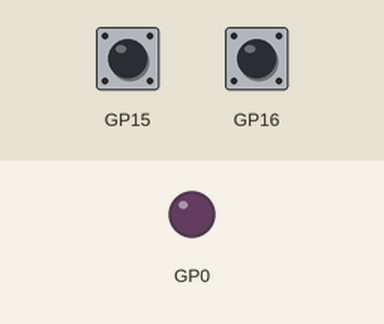
The program below on a simulated Raspberry Pi Pico running MicroPython. Shown: output pins drawn as LEDs (lit = HIGH). Wiring (from the project's diagram.json): magenta LED on GP0, green button on GP15, green button on GP16. Inputs (shaded band) come from the test bench; at power-on: GP15 HIGH, GP16 HIGH. What the program prints to the serial console is not drawn.

Above: at 1.3 s.
1.4 s: GP15 pulled LOW for 0.15 s
At 2.1 s:
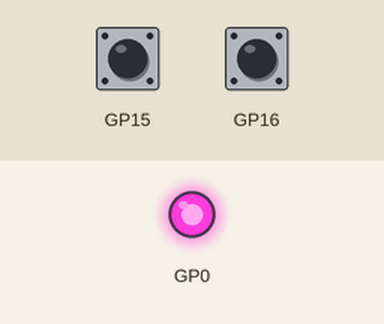
3.0 s: GP15 pulled LOW for 1 s
At 3.5 s:
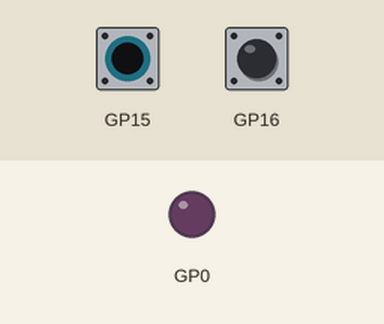
5.5 s: GP15 pulled LOW for 3.2 s
At 6.6 s:
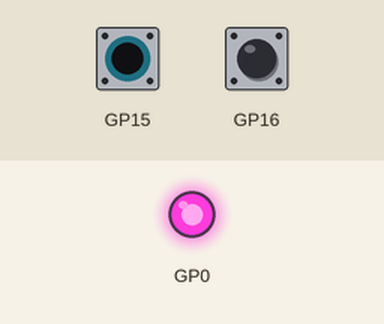
Timing chart, 0 to 8.5 s (numbered marks = the images above; inputs shaded):
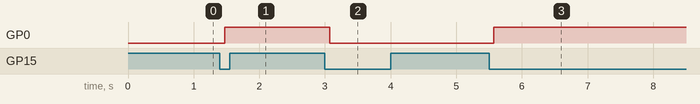

Measured:
- after the input at 1.4 s, GP0: LOW → HIGH after 0.07 s
- after the input at 3.0 s, GP0: HIGH → LOW after 0.08 s
- after the input at 5.5 s, GP0: LOW → HIGH after 0.07 s

The program:

simple_class.py
```python
import time
time.sleep(0.1) # Wait for USB to become ready

from machine import Pin


class Bouton:

    def __init__(self, io):
        self.__bp = Pin(io, Pin.IN, Pin.PULL_UP)
        self.__bp_previous_value = self.__bp.value()
        self.__bp_previous_time = time.ticks_ms()
        self.__bp_debounce_counter = 3

    def tick(self):
        # lecture toute les 20 ms
        bp_event = None
        if (time.ticks_ms() - self.__bp_previous_time) > 20:
            l_bp_value = self.__bp.value()
            self.__bp_previous_time = time.ticks_ms()
            if self.__bp_previous_value == l_bp_value:
                if 0 != self.__bp_debounce_counter:
                    self.__bp_debounce_counter -= 1
                    if 0 == self.__bp_debounce_counter:
                        # on a un état stable
                        if l_bp_value :
                            # c'est un relacher
                            bp_event = "release"
                        else:
                            bp_event = "press"
            else:
                self.__bp_debounce_counter = 3
            self.__bp_previous_value = l_bp_value
        return bp_event


class Led:

    def __init__(self, io):
        self.__led = Pin(io, Pin.OUT)
        self.__led.value(0)

    def tick(self, event):
        if event == "press":
            self.__led.toggle()


def main_simple_class():
    print("Simple class")

    # initialise
    led_violet = Led(0)
    mon_bp = Bouton(15)
    mon_bp1 = Bouton(16)

    # boucle principale
    while True:
        # gestion du bouton
        evt = mon_bp.tick()
        evt1 = mon_bp1.tick()

        # gestion de la led
        led_violet.tick(evt)
        led_violet.tick(evt1)

##---------------------------
##---------------------------
main_simple_class()
```
